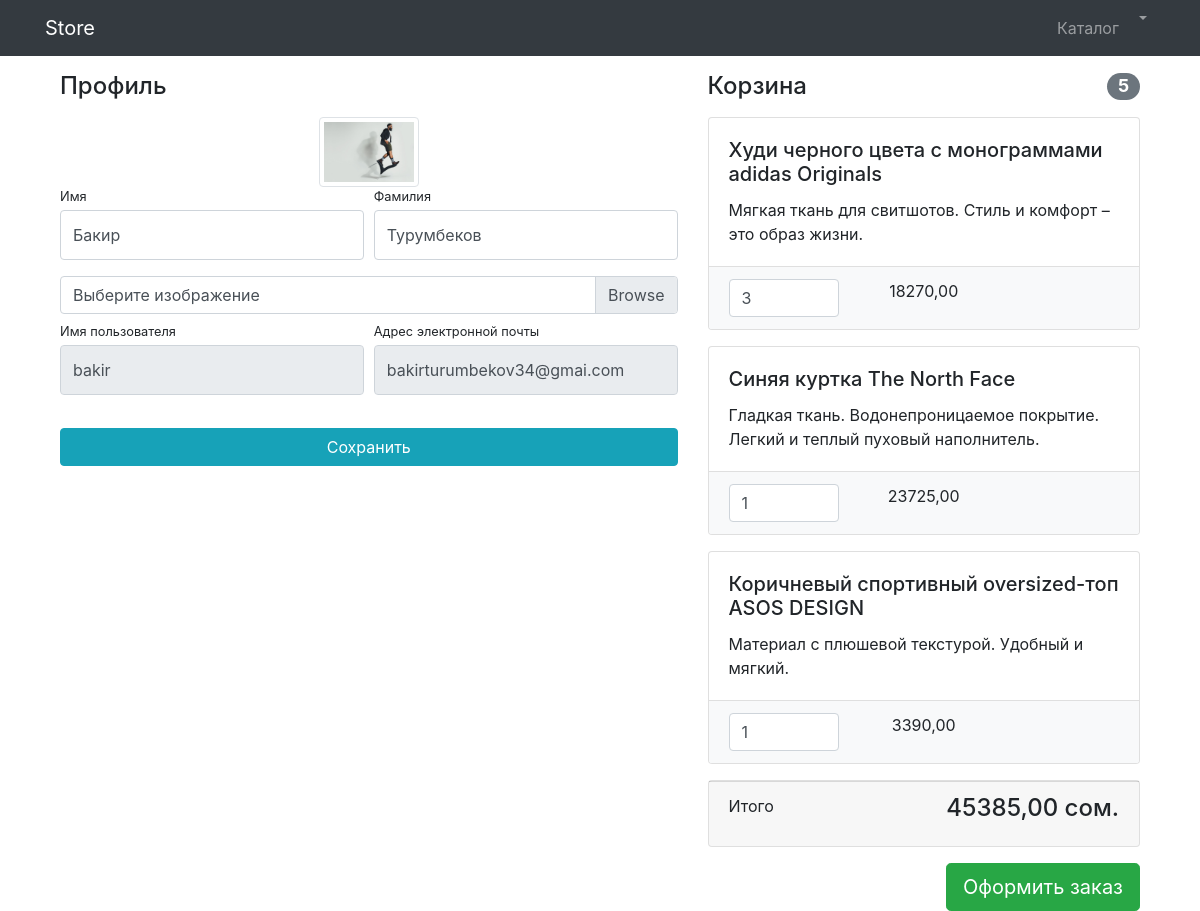
The page /users/profile/ (signed in) on the database its author committed.
### users/models.py (models this page shows)
class User(AbstractUser):
    image = models.ImageField(upload_to='users_images', null=True, blank=True)

### products/models.py (models this page shows, shortened)
class Basket(models.Model):
    user = models.ForeignKey(User, on_delete=models.CASCADE)
    product = models.ForeignKey(Product, on_delete=models.CASCADE)
    quantity = models.PositiveIntegerField(default=0)
    created_timestamp = models.DateTimeField(auto_now_add=True)
    objects = BasketQuerySet.as_manager()
    def sum(self):
        return self.product.price * self.quantity

class Product(models.Model):
    name = models.CharField(max_length=256)
    description = models.TextField()
    price = models.DecimalField(max_digits=10, decimal_places=2)  # до и после запятой
    quantity = models.PositiveIntegerField(default=0)  # кол-во
    image = models.ImageField(upload_to='products_images')
    category = models.ForeignKey(to=ProductCategory, on_delete=models.CASCADE)
    class Meta:
        verbose_name = 'Продукт'
        verbose_name_plural = 'Продукты'

### users/views.py (the view)
# urls.py: path('profile/', views.profile, name='profile'),
@login_required
def profile(request):
    if request.method == 'POST':
        form = UserProfileForm(instance=request.user, data=request.POST, files=request.FILES)
        if form.is_valid():
            form.save()
            messages.success(request, 'Вы успешно обновили профиль!')
            return HttpResponseRedirect(reverse('profile'))
        else:
            print(form.errors)
    else:
        form = UserProfileForm(instance=request.user)
    baskets = Basket.objects.filter(user=request.user)
    context = {
        'title': 'Store - Профиль',
        'form': form,
        'baskets': Basket.objects.filter(user=request.user),
    }
    return render(request, 'users/profile.html', context)

### users/forms.py
class UserProfileForm(UserChangeForm):
    first_name = forms.CharField(widget=forms.TextInput(attrs={
        'class': 'form-control py-4'}))
    last_name = forms.CharField(widget=forms.TextInput(attrs={
        'class': 'form-control py-4'}))
    image = forms.ImageField(widget=forms.FileInput(attrs={
        'class': 'custom-file-input'}), required=False)
    username = forms.CharField(widget=forms.TextInput(attrs={
        'class': 'form-control py-4', 'readonly': True}))
    email = forms.CharField(widget=forms.TextInput(attrs={
        'class': 'form-control py-4', 'readonly': True}))
    class Meta:
        model = User
        fields = ('first_name', 'last_name', 'image', 'username', 'email')

### products/models.py (called while the page is built)
    def total_sum(self):
        return sum(basket.sum() for basket in self)

    def total_quantity(self):
        return sum(basket.quantity for basket in self)

### users/templates/users/profile.html (shortened to what this page needs)
{% extends 'products/base.html' %}
{% load static %}
{% block css %}
     <link href="{% static 'vendor/css/profile.css' %}" rel="stylesheet">
{% endblock %}
{% block content %}
<div class="container">
    <div class="container">
    <div class="row">
        <div class="col-lg-7">
            <h4 class="mt-3 mb-3">Профиль</h4>
            <div class="col-lg-12 text-center">
                <img width="100" height="100"
                     src="{% if user.image%} {{user.image.url}} {% else %} {% static 'vendor/img/users/default_avatar.jpg' %} {% endif %}"
                     class="img-thumbnail">
            </div>
            <form action="{% url 'profile' %}" method="post" enctype="multipart/form-data">
                <div class="form-row">
                    <div class="col-lg-6">
                        <div class="form-group">
                            <label class="small mb-1" for="{{ form.first_name.id_for_label }}">Имя</label>
                            {{ form.first_name }}
                        </div>
                    </div>
                    <div class="col-lg-6">
                        <div class="form-group">
                            <label class="small mb-1" for="{{ form.last_name.id_for_label }}">Фамилия</label>
                            {{ form.last_name }}
                        </div>
                    </div>
                </div>
                <div class="form-row mb-2">
                    <div class="col-lg-12">
                        <div class="custom-file">
                            <label class="custom-file-label" for="{{ form.image.id_for_label }}">Выберите изображение</label>
                        </div>
                    </div>
                </div>
                <div class="form-row">
                    <div class="col-lg-6">
                        <label class="small mb-1" for="{{ form.username.id_for_label }}">Имя пользователя</label>
                        {{ form.username }}
                    </div>
                    <div class="col-lg-6">
                        <label class="small mb-1" for="{{ form.email.id_for_label }}">Адрес электронной
                            почты</label>
                        {{ form.email }}
                    </div>
                </div>
                <div class="form-row">
                    <div class="col-lg-12" style="margin-top: 33px;">
                        <input class="btn btn-info btn-block" type="submit" value="Сохранить">
                    </div>
                </div>
            </form>
        </div>
        <div class="col-lg-5">
            {% include 'products/baskets.html' %}
        </div>
    </div>
</div>
{% endblock %}

### products/templates/products/baskets.html (shortened to what this page needs)
{% if baskets %}
  <h4 class="mt-3 mb-3 d-flex justify-content-between align-items-center mb-3">
                Корзина <span class="badge badge-secondary badge-pill">{{baskets.total_quantity}}</span>
            </h4>
            {% for basket in baskets %}
            <div class="card mb-3">
                <div class="card-body">
                    <h5 class="card-title">{{basket.product.name}}</h5>
                    <p class="card-text">{{basket.product.description}}</p>
                </div>
                <ul class="list-group list-group-flush">
                    <li class="list-group-item bg-light">
                        <div class="row text-center">
                            <div class="col-lg-4">
                                <input name="basketID" type="number" class="form-control"
                                       value="{{basket.quantity}}" min="0">
                            </div>
                            <div class="col-lg-4">{{ basket.sum }}</div>
                            <div class="col-lg-4">
                            </div>
                        </div>
                    </li>
                </ul>
            </div>
            {% endfor %}
            <div class="card mb-3">
                <div class="card-footer">
                    <p class="float-left">Итого</p>
                    <h4 class="float-right">{{baskets.total_sum}} сом.</h4>
                </div>
            </div>
            <a class="btn btn-success btn-lg float-right" href="../orders/order-create.html">
                Оформить заказ
            </a>
 {% else %}
        <h4 class="mt-3 mb-3 text-center">
            Корзина пуста
        </h4>
 {% endif %}

### rows shown on the page
User: image (picture), first_name "Бакир", last_name "Турумбеков", username "bakir", email "bakirturumbekov34@gmai.com"
Basket: total_quantity "5", product.name "Худи черного цвета с монограммами adidas Originals", product.description "Мягкая ткань для свитшотов. Стиль и комфорт – это образ жизни.", basketID "3", sum "18270,00", total_sum "45385,00"
Basket: product.name "Синяя куртка The North Face", product.description "Гладкая ткань. Водонепроницаемое покрытие. Легкий и теплый пуховый наполнитель.", basketID "1", sum "23725,00"
Basket: product.name "Коричневый спортивный oversized-топ ASOS DESIGN", product.description "Материал с плюшевой текстурой. Удобный и мягкий.", basketID "1", sum "3390,00"
